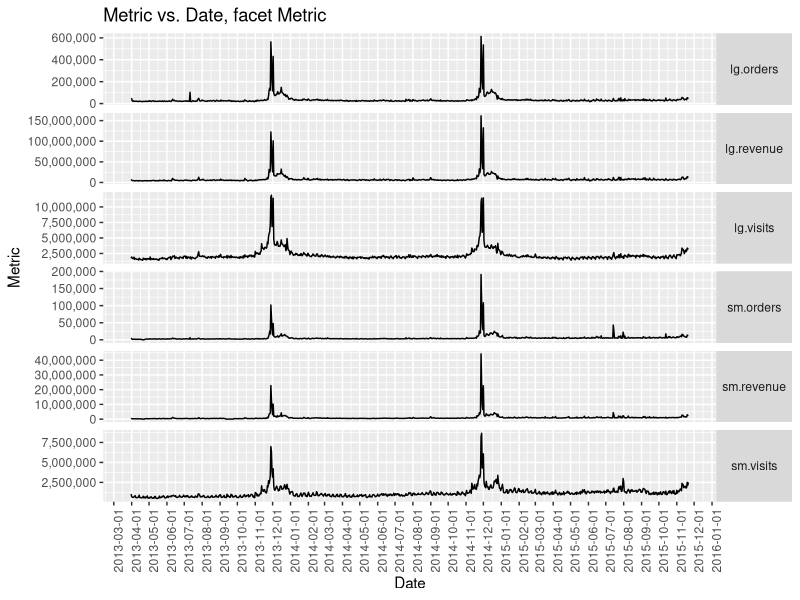
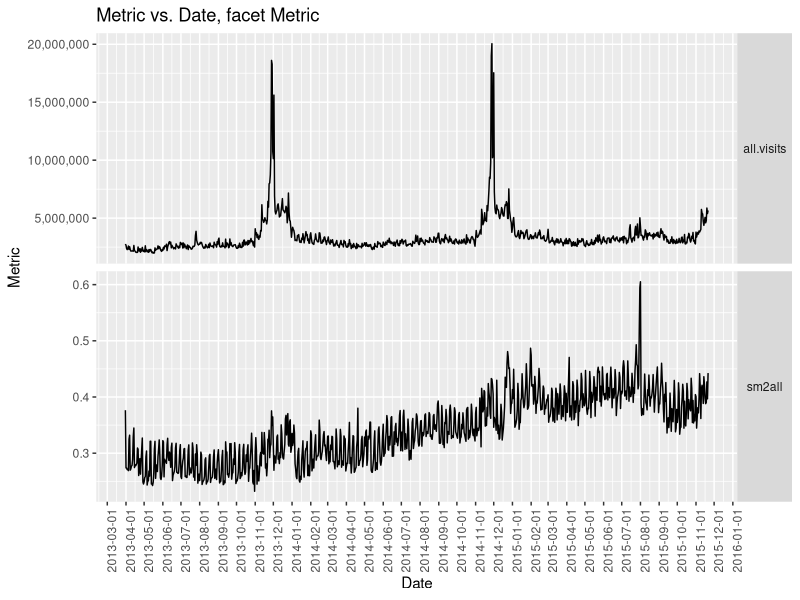
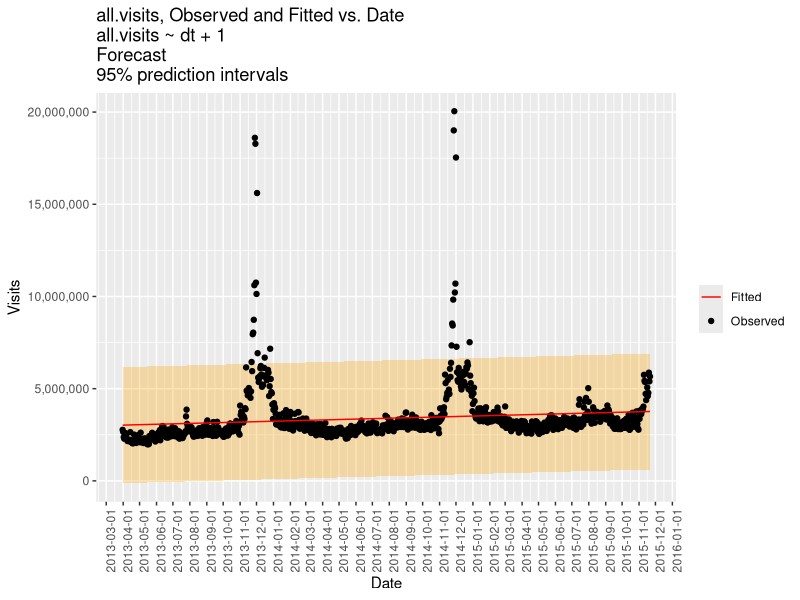
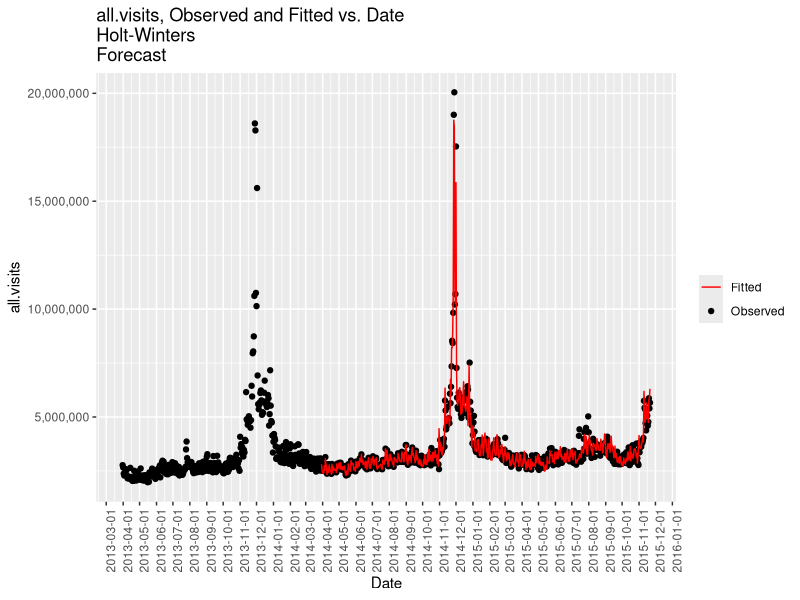
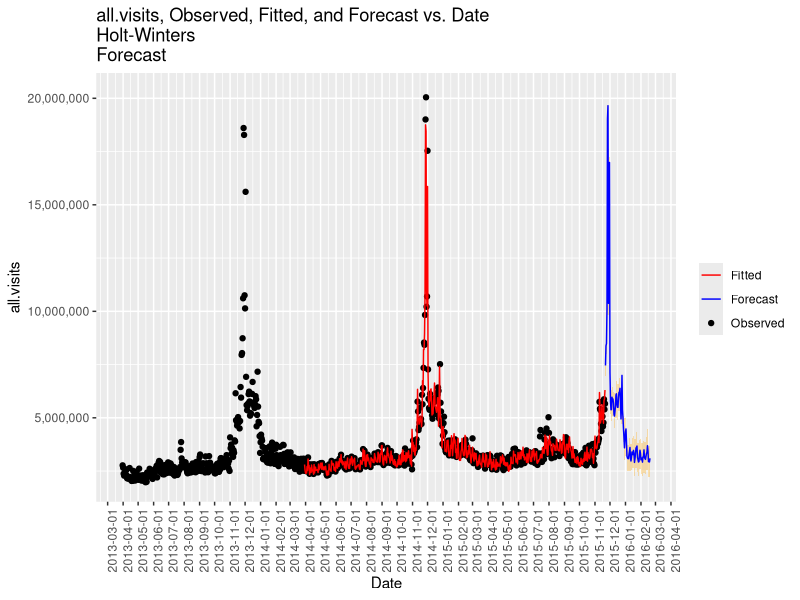
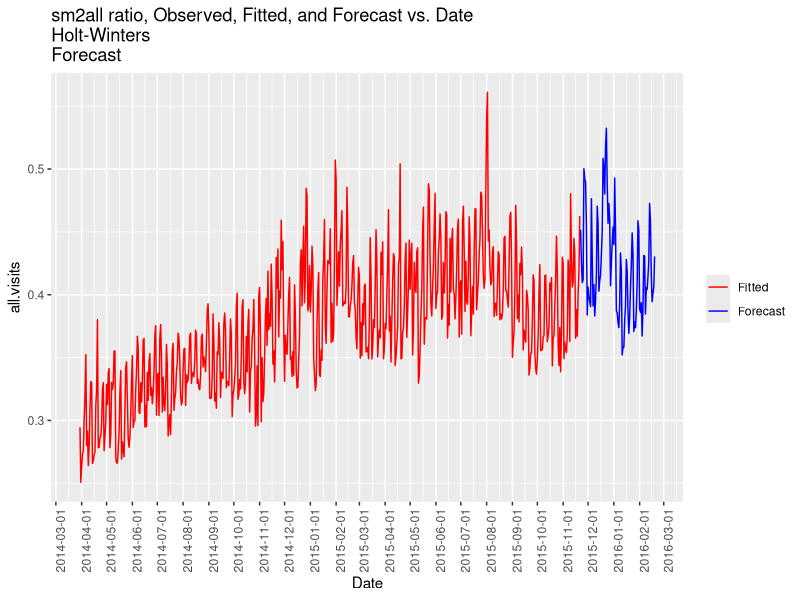
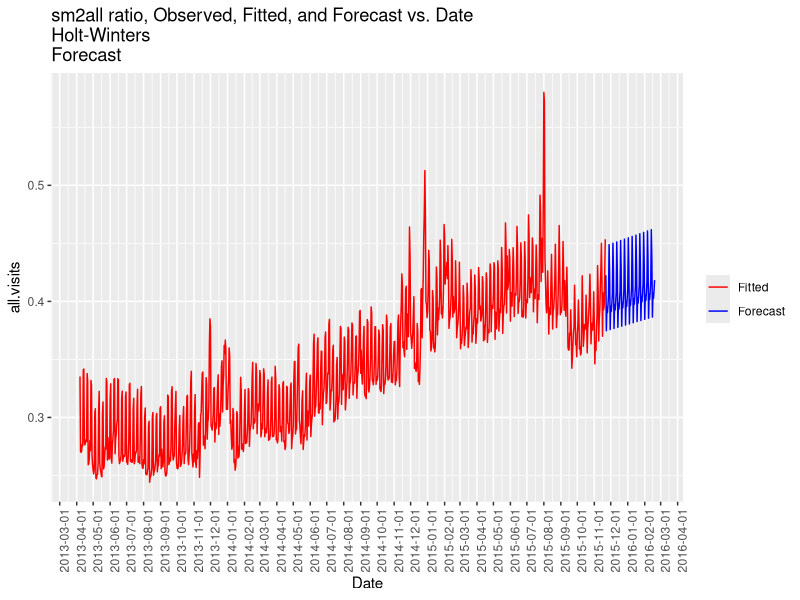

Write the R code that produced these figures, in order.
## ---- chunk 1
options(width = 180)

suppressPackageStartupMessages(library(plyr))
suppressPackageStartupMessages(library(dplyr))
suppressPackageStartupMessages(library(ggplot2))
suppressPackageStartupMessages(library(scales))
suppressPackageStartupMessages(library(tidyr))
suppressPackageStartupMessages(library(lubridate))
suppressPackageStartupMessages(library(xtable))
suppressPackageStartupMessages(library(stringr))
suppressPackageStartupMessages(library(forecast))
suppressPackageStartupMessages(library(xts))
suppressPackageStartupMessages(library(knitr))
opts_chunk$set(echo=TRUE, warning=FALSE, message=FALSE, fig.width=12, fig.height=9)
## ---- chunk 2
  #### data directory
setwd("/Users/a149174/UST_GPS/seis_763/r/seis_763_machine_learning/time_series")
  #### Load data
datl <- read.csv("dat-all-long.csv", stringsAsFactors=FALSE) %>%
    mutate(dt = as.Date(dt)) %>%
    tbl_df()
head(datl)
class(datl)
## ---- chunk 3
  #### What does the top of the data look like?
datl %>% print()

  #### What does the end of your dataset look like?
datl %>% tail()

  ####
  #### Date (dt) diagnostics
  ####

  ### Beginning/end of date range
summary(datl$dt)

  ### How many unique date values do I have in the dataset?
datl$dt %>% unique() %>% length()

  ### I expect that the dates are contiguous between the min and max value.  Are they?
  ### The below statement will return dates that are not between the min and max values in the data.
  ### If nothing is returned, all dates are present.
setdiff(
  seq.Date(from=min(datl$dt), to=max(datl$dt), by=1) # Generate a sequence of dates between beginning and end of data.
  , datl$dt %>% unique()) # Compare to dates in data

  ### For each date, I expect the same number of rows, or more specifically unique key (k) values
  ### This code will count how many distinct k-value combinations are in the data.  The result:
  ###   6
  ### 966
  ### Means that: 966 distinct values (all of them) each had 6 unique values of k.
datl %>%
  group_by(dt) %>%
  summarise(n_k=n_distinct(k)) %>%
  ungroup() %>%
  {table(.$n_k)}


  ####
  #### key (k) values
  ####

  ### What are the unique keys in column k?
datl$k %>% unique()


  ####
  #### Do we have any rows that have missing data?
  ####

  ### It is nice to know if any data has missing values in the cell.  Here is a quick way to check:
  ### If all cells have data, this will return no rows.  It will return any row that has a missing value in
  ### any of the columns.
datl[!complete.cases(datl),]

  ####
  #### Do the values (v) have the ranges you expect?
  ####

d_ply(datl, ~ k, function(df) {
  cat("\n----------\n")
  cat("key value: ", df$k %>% unique(), "\n")
  summary(df) %>% print()
})

  ####
  #### Plot the data
  ####

  ### Plotting just helps you find any anomalies that might just show up visually.
p <- ggplot(datl, aes(dt, v)) +
  facet_grid( k ~ ., scale="free_y" ) +
  geom_line() +
  theme(
    axis.text.x = element_text(angle = 90, hjust = 1),
    strip.text.y = element_text(angle = 0)) +
  scale_x_date(breaks=date_breaks("month")) +
  xlab("Date") +
  scale_y_continuous(labels=comma) +
  ylab("Metric") +
  ggtitle("Metric vs. Date, facet Metric")
print(p)
## ---- chunk 4
  #### Create a dataset we want.
datv <- datl %>%
  filter(str_detect(k, "visits")) %>% # Keep only metrics pertaining to visits
  spread(k, v) %>% # Convert from long to wide format of data, so we have 1 dt value per row, and the metrics as separate columns
  mutate(all.visits = sm.visits + lg.visits) %>% # Easy compute of all.visits
  mutate(sm2all = sm.visits / all.visits) # Get small to all visits ratio

  #### Check the data form out
datv %>% print()

  #### Look at the data we just generated
datt <- datv %>% select(dt, all.visits, sm2all) %>% gather(k, v, -dt)
p <- ggplot(datt, aes(dt, v)) +
  facet_grid( k ~ ., scale="free_y" ) +
  geom_line() +
  theme(
    axis.text.x = element_text(angle = 90, hjust = 1),
    strip.text.y = element_text(angle = 0)) +
  scale_x_date(breaks=date_breaks("month")) +
  xlab("Date") +
  scale_y_continuous(labels=comma) +
  ylab("Metric") +
  ggtitle("Metric vs. Date, facet Metric")
print(p)
## ---- chunk 5
  #### Fit the model
allvisits_lmmod_v_dt <- lm(all.visits ~ dt, data=datv)
summary(allvisits_lmmod_v_dt)

  #### Inspect the outcome fitted to real data
  ### Bind forecast to orginal fitted data
# josh
#dat_allvisits_fcst <- bind_cols(datv, forecast(allvisits_lmmod_v_dt, datv) %>% as.data.frame())

dat_allvisits_fcst <- cbind(datv, forecast(allvisits_lmmod_v_dt, datv) %>% as.data.frame())
# end josh

  ### Plot it, vs. time
p <- ggplot(dat_allvisits_fcst, aes(dt)) +
  geom_ribbon(aes(ymin=`Lo 95`, ymax=`Hi 95`), alpha=0.3, fill="orange") +
  geom_point(aes(y=all.visits, color="Observed")) +
  geom_line(aes(y=`Point Forecast`, color="Fitted")) +
  scale_colour_manual("", 
                        values = c("Observed"="black"
                                   ,"Fitted"="red")) +
  theme(
    axis.text.x = element_text(angle = 90, hjust = 1),
    strip.text.y = element_text(angle = 0)) +
  scale_x_date(breaks=date_breaks("month")) +
  xlab("Date") +
  scale_y_continuous(labels=comma) +
  ylab("Visits") +
  ggtitle("all.visits, Observed and Fitted vs. Date\nall.visits ~ dt + 1\nForecast\n95% prediction intervals")
print(p)
## ---- chunk 6
# josh start again
  #### As with the linear model of last year's visits, we want the freqency here to be 364
  #### in order to align the days of the week.
ts_train <- ts(datv, frequency=364)

  #### Create model
allvisits_hwmod <- HoltWinters(ts_train[,4], seasonal = "multiplicative")
# hwallmod allvisits_hwmod HoltWinters(ts_train[,2], gamma = FALSE)
# allvisits_hwmod %>% print()

  #### Put together fitted and observed

  ### Alternate way of assembling, deprecate  d
# hwfcst <- forecast(allvisits_hwmod)
# dat_hw_fitobs <- cbind(dt = ts_train[,"dt"], all.visits = ts_train[,"all.visits"], fitted = hwfcst$fitted) %>%
#   as.data.frame() %>%
#   mutate(dt = as.Date(dt)) %>%
#   tbl_df()
# dat_hw_fitobs %>% head()

dat_hw_fitobs <- cbind(ts_train, fitted(allvisits_hwmod)) %>%
  as.data.frame() %>%
  select(dt=ts_train.dt, all.visits = ts_train.all.visits, fitted = `fitted(allvisits_hwmod).xhat`) %>%
  mutate(dt = as.Date(dt)) %>%
  tbl_df()

  ### Plot it, observed and fitted vs. regressor (all.visits.lag)
p <- ggplot(dat_hw_fitobs, aes(dt)) +
  geom_point(aes(y=all.visits, color="Observed")) +
  geom_line(aes(y=fitted, color="Fitted")) +
  scale_colour_manual("", 
                        values = c("Observed"="black"
                                   ,"Fitted"="red")) +
  theme(
    axis.text.x = element_text(angle = 90, hjust = 1),
    strip.text.y = element_text(angle = 0)) +
  scale_x_date(breaks=date_breaks("month")) +
  xlab("Date") +
  scale_y_continuous(labels=comma) +
  ylab("all.visits") +
  ggtitle("all.visits, Observed and Fitted vs. Date\nHolt-Winters\nForecast")
print(p)
## ---- chunk 7
  #### 90-day forecast
allvisits_fcst <- forecast(allvisits_hwmod, h=90)

  #### Assemble the forecast
  #### Sadly, this is currenly a bit manually intensive.
hwfcst_mean <- allvisits_fcst$mean %>% as.vector()
dat_allv_fcst <- data.frame(dt=seq.Date(from=max(ts_train[,"dt"] %>% as.vector() %>% {. + 1} %>% as.Date()), by=1, length.out = length(hwfcst_mean))
           , fcst = hwfcst_mean
           , lo95 = allvisits_fcst$lower[,2] %>% as.vector()
           , hi95 = allvisits_fcst$upper[,2] %>% as.vector()) %>%
  tbl_df()
# dat_allv_fcst

  #### Put observed, fitted, and forecast all into one dataframe
# josh
#dat_allv_fcst <- full_join(dat_allv_fcst, dat_hw_fitobs, "dt") %>%
#  arrange(dt)

dat_allv_fcst <- merge(dat_allv_fcst, dat_hw_fitobs, by = "dt", all = T)
# end josh

  #### Plot observed, fitted, and forecast
p <- ggplot(dat_allv_fcst, aes(dt)) +
  geom_ribbon(aes(ymin=lo95, ymax=hi95), alpha=0.3, fill="orange") +
  geom_point(aes(y=all.visits, color="Observed")) +
  geom_line(aes(y=fitted, color="Fitted")) +
  geom_line(aes(y=fcst, color="Forecast")) +
  scale_colour_manual("", 
                        values = c("Observed"="black"
                                   ,"Fitted"="red"
                                   ,"Forecast"="blue")) +
  theme(
    axis.text.x = element_text(angle = 90, hjust = 1),
    strip.text.y = element_text(angle = 0)) +
  scale_x_date(breaks=date_breaks("month")) +
  xlab("Date") +
  scale_y_continuous(labels=comma) +
  ylab("all.visits") +
  ggtitle("all.visits, Observed, Fitted, and Forecast vs. Date\nHolt-Winters\nForecast")
print(p)
## ---- chunk 8
  #### As with the linear model of last year's visits, we want the freqency here to be 364
  #### in order to align the days of the week.
ts_train <- ts(datv, frequency=364)

  #### Create model
sm2all_hwmod <- HoltWinters(ts_train[,5], seasonal = "multiplicative")

  #### Assemble data frame of observed, fitted, and forecast
dat_hw_sm2all_fitobs <- cbind(ts_train, fitted(sm2all_hwmod)) %>%
  as.data.frame() %>%
  select(dt=ts_train.dt, sm2all = ts_train.sm2all, fitted = `fitted(sm2all_hwmod).xhat`) %>%
  mutate(dt = as.Date(dt)) %>%
  tbl_df()

  #### 90-day forecast
sm2all_fcst <- forecast(sm2all_hwmod, h=90)
hwfcst_sm2all_mean <- sm2all_fcst$mean %>% as.vector()

dat_sm2all_fcst <- data.frame(
           dt=seq.Date(from=max(ts_train[,"dt"] %>% as.vector() %>% {. + 1} %>% as.Date()), by=1, length.out = length(hwfcst_sm2all_mean))
           , fcst = hwfcst_sm2all_mean
           , lo95 = sm2all_fcst$lower[,2] %>% as.vector()
           , hi95 = sm2all_fcst$upper[,2] %>% as.vector()) %>%
  tbl_df()

  #### Put observed, fitted, and forecast all into one dataframe
# josh
#dat_sm2all_fcst <- full_join(dat_sm2all_fcst, dat_hw_sm2all_fitobs, "dt") %>%
#  arrange(dt)

dat_sm2all_fcst <- merge(dat_sm2all_fcst, dat_hw_sm2all_fitobs, by = "dt", all = T)
# end josh

  #### Plot observed, fitted, and forecast
p <- ggplot(dat_sm2all_fcst %>% filter(!is.na(fcst) | !is.na(fitted)), aes(dt)) +
  # geom_point(aes(y=sm2all, color="Observed")) +
  geom_line(aes(y=fitted, color="Fitted")) +
  geom_line(aes(y=fcst, color="Forecast")) +
  scale_colour_manual("", 
                        values = c("Observed"="black"
                                   ,"Fitted"="red"
                                   ,"Forecast"="blue")) +
  theme(
    axis.text.x = element_text(angle = 90, hjust = 1),
    strip.text.y = element_text(angle = 0)) +
  scale_x_date(breaks=date_breaks("month")) +
  xlab("Date") +
  scale_y_continuous(labels=comma) +
  ylab("all.visits") +
  ggtitle("sm2all ratio, Observed, Fitted, and Forecast vs. Date\nHolt-Winters\nForecast")
print(p)
## ---- chunk 9
  #### Make a timeseries, set repeat frequency
ts_train <- ts(datv, frequency=7)

  #### Create model
sm2all_hwmod <- HoltWinters(ts_train[,5], seasonal = "multiplicative")

  #### Assemble data frame of observed, fitted, and forecast
dat_hw_sm2all_fitobs <- cbind(ts_train, fitted(sm2all_hwmod)) %>%
  as.data.frame() %>%
  select(dt=ts_train.dt, sm2all = ts_train.sm2all, fitted = `fitted(sm2all_hwmod).xhat`) %>%
  mutate(dt = as.Date(dt)) %>%
  tbl_df()

  #### 90-day forecast
sm2all_fcst <- forecast(sm2all_hwmod, h=90)
hwfcst_sm2all_mean <- sm2all_fcst$mean %>% as.vector()

dat_sm2all_fcst <- data.frame(
           dt=seq.Date(from=max(ts_train[,"dt"] %>% as.vector() %>% {. + 1} %>% as.Date()), by=1, length.out = length(hwfcst_sm2all_mean))
           , fcst = hwfcst_sm2all_mean
           , lo95 = sm2all_fcst$lower[,2] %>% as.vector()
           , hi95 = sm2all_fcst$upper[,2] %>% as.vector()) %>%
  tbl_df()

  #### Put observed, fitted, and forecast all into one dataframe
# josh
#dat_sm2all_fcst <- full_join(dat_sm2all_fcst, dat_hw_sm2all_fitobs, "dt") %>%
#  arrange(dt)

dat_sm2all_fcst <- merge(dat_sm2all_fcst, dat_hw_sm2all_fitobs, by = "dt", all = T)
# end josh


  #### Plot observed, fitted, and forecast
# p <- ggplot(dat_sm2all_fcst, aes(dt)) +
p <- ggplot(dat_sm2all_fcst %>% filter(!is.na(fcst) | !is.na(fitted)), aes(dt)) +
  # geom_point(aes(y=sm2all, color="Observed")) +
  geom_line(aes(y=fitted, color="Fitted")) +
  geom_line(aes(y=fcst, color="Forecast")) +
  scale_colour_manual("", 
                        values = c("Observed"="black"
                                   ,"Fitted"="red"
                                   ,"Forecast"="blue")) +
  theme(
    axis.text.x = element_text(angle = 90, hjust = 1),
    strip.text.y = element_text(angle = 0)) +
  scale_x_date(breaks=date_breaks("month")) +
  xlab("Date") +
  scale_y_continuous(labels=comma) +
  ylab("all.visits") +
  ggtitle("sm2all ratio, Observed, Fitted, and Forecast vs. Date\nHolt-Winters\nForecast")
print(p)
